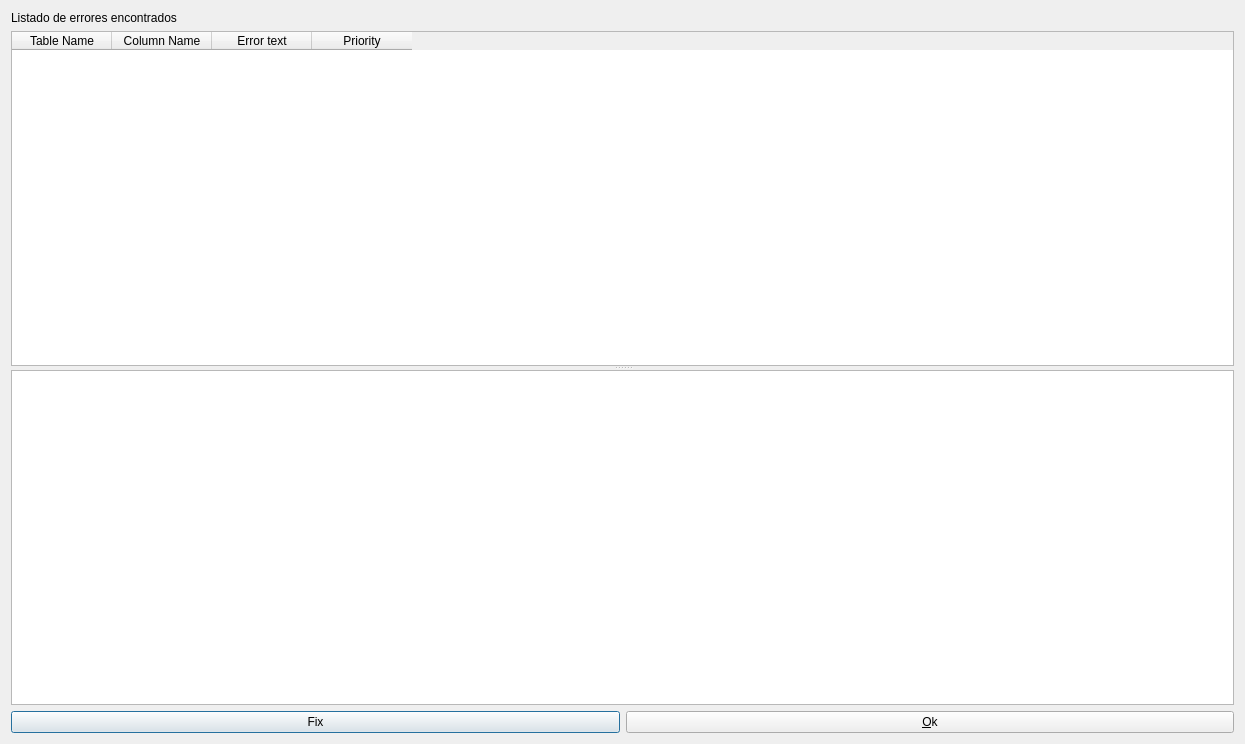
<?xml version="1.0" encoding="UTF-8"?>
<ui version="4.0">
 <class>AERPConsistencyMetadataTableDlg</class>
 <widget class="QDialog" name="AERPConsistencyMetadataTableDlg">
  <property name="geometry">
   <rect>
    <x>0</x>
    <y>0</y>
    <width>1245</width>
    <height>744</height>
   </rect>
  </property>
  <property name="windowTitle">
   <string>Consistencia de Metadatos</string>
  </property>
  <property name="windowIcon">
   <iconset resource="../resources/resources.qrc">
    <normaloff>:/aplicacion/images/BolaAleph.png</normaloff>:/aplicacion/images/BolaAleph.png</iconset>
  </property>
  <layout class="QGridLayout" name="gridLayout">
   <item row="2" column="0">
    <widget class="QPushButton" name="pbFix">
     <property name="text">
      <string>Fix</string>
     </property>
     <property name="icon">
      <iconset resource="../resources/resources.qrc">
       <normaloff>:/generales/images/applyfilter.png</normaloff>:/generales/images/applyfilter.png</iconset>
     </property>
    </widget>
   </item>
   <item row="2" column="1">
    <widget class="QPushButton" name="pbOk">
     <property name="text">
      <string>&amp;Ok</string>
     </property>
     <property name="icon">
      <iconset resource="../resources/resources.qrc">
       <normaloff>:/aplicacion/images/ok.png</normaloff>:/aplicacion/images/ok.png</iconset>
     </property>
    </widget>
   </item>
   <item row="0" column="0">
    <widget class="QLabel" name="label">
     <property name="text">
      <string>Listado de errores encontrados</string>
     </property>
    </widget>
   </item>
   <item row="1" column="0" colspan="2">
    <widget class="QSplitter" name="splitter">
     <property name="orientation">
      <enum>Qt::Vertical</enum>
     </property>
     <widget class="QTableWidget" name="tableWidget">
      <property name="sizePolicy">
       <sizepolicy hsizetype="Expanding" vsizetype="Minimum">
        <horstretch>0</horstretch>
        <verstretch>0</verstretch>
       </sizepolicy>
      </property>
      <property name="baseSize">
       <size>
        <width>0</width>
        <height>2</height>
       </size>
      </property>
      <property name="editTriggers">
       <set>QAbstractItemView::NoEditTriggers</set>
      </property>
      <property name="selectionBehavior">
       <enum>QAbstractItemView::SelectRows</enum>
      </property>
      <property name="sortingEnabled">
       <bool>true</bool>
      </property>
      <column>
       <property name="text">
        <string>Table Name</string>
       </property>
      </column>
      <column>
       <property name="text">
        <string>Column Name</string>
       </property>
      </column>
      <column>
       <property name="text">
        <string>Error text</string>
       </property>
      </column>
      <column>
       <property name="text">
        <string>Priority</string>
       </property>
      </column>
     </widget>
     <widget class="QTextEdit" name="txtResults">
      <property name="sizePolicy">
       <sizepolicy hsizetype="Expanding" vsizetype="Maximum">
        <horstretch>0</horstretch>
        <verstretch>0</verstretch>
       </sizepolicy>
      </property>
      <property name="baseSize">
       <size>
        <width>0</width>
        <height>1</height>
       </size>
      </property>
     </widget>
    </widget>
   </item>
  </layout>
 </widget>
 <resources>
  <include location="../resources/resources.qrc"/>
  <include location="../resources/resources.qrc"/>
  <include location="../resources/resources.qrc"/>
 </resources>
 <connections/>
</ui>
